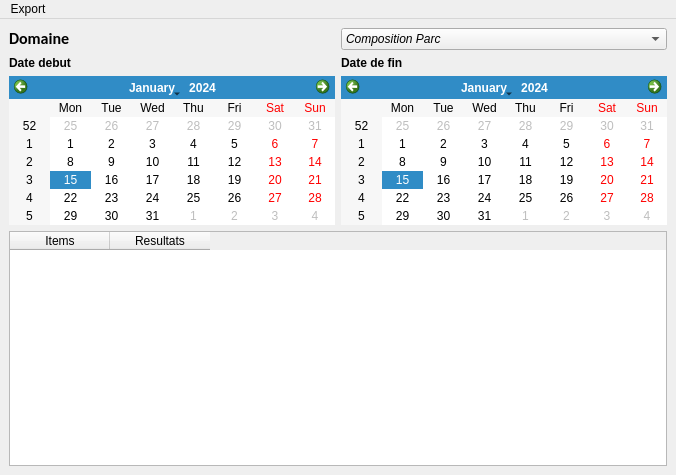
<?xml version="1.0" encoding="UTF-8"?>
<ui version="4.0">
 <class>MainWindow</class>
 <widget class="QMainWindow" name="MainWindow">
  <property name="geometry">
   <rect>
    <x>0</x>
    <y>0</y>
    <width>676</width>
    <height>475</height>
   </rect>
  </property>
  <property name="windowTitle">
   <string>Indicateurs</string>
  </property>
  <widget class="QWidget" name="centralWidget">
   <layout class="QGridLayout" name="gridLayout_2">
    <item row="0" column="0">
     <layout class="QVBoxLayout" name="verticalLayout_2">
      <item>
       <layout class="QHBoxLayout" name="horizontalLayout">
        <item>
         <widget class="QLabel" name="label_3">
          <property name="maximumSize">
           <size>
            <width>16777215</width>
            <height>11</height>
           </size>
          </property>
          <property name="font">
           <font>
            <family>Calibri</family>
            <pointsize>12</pointsize>
            <weight>75</weight>
            <bold>true</bold>
           </font>
          </property>
          <property name="text">
           <string>Domaine</string>
          </property>
         </widget>
        </item>
        <item>
         <widget class="QComboBox" name="comboBox">
          <property name="font">
           <font>
            <italic>true</italic>
           </font>
          </property>
          <property name="layoutDirection">
           <enum>Qt::LeftToRight</enum>
          </property>
          <item>
           <property name="text">
            <string>Composition Parc</string>
           </property>
          </item>
          <item>
           <property name="text">
            <string>Delais</string>
           </property>
          </item>
          <item>
           <property name="text">
            <string>Temperature</string>
           </property>
          </item>
          <item>
           <property name="text">
            <string>Volumes</string>
           </property>
          </item>
          <item>
           <property name="text">
            <string>Cartographie</string>
           </property>
          </item>
          <item>
           <property name="text">
            <string>Afficheurs</string>
           </property>
          </item>
          <item>
           <property name="text">
            <string>Masses/Temps</string>
           </property>
          </item>
         </widget>
        </item>
       </layout>
      </item>
      <item>
       <layout class="QVBoxLayout" name="verticalLayout">
        <item>
         <layout class="QGridLayout" name="gridLayout">
          <item row="0" column="0">
           <widget class="QLabel" name="label">
            <property name="font">
             <font>
              <weight>75</weight>
              <bold>true</bold>
             </font>
            </property>
            <property name="text">
             <string>Date debut</string>
            </property>
           </widget>
          </item>
          <item row="0" column="1">
           <widget class="QLabel" name="label_2">
            <property name="font">
             <font>
              <weight>75</weight>
              <bold>true</bold>
             </font>
            </property>
            <property name="text">
             <string>Date de fin</string>
            </property>
           </widget>
          </item>
          <item row="1" column="0">
           <widget class="QCalendarWidget" name="dateEdit">
            <property name="sizePolicy">
             <sizepolicy hsizetype="Preferred" vsizetype="Fixed">
              <horstretch>0</horstretch>
              <verstretch>0</verstretch>
             </sizepolicy>
            </property>
            <property name="maximumSize">
             <size>
              <width>16777215</width>
              <height>150</height>
             </size>
            </property>
           </widget>
          </item>
          <item row="1" column="1">
           <widget class="QCalendarWidget" name="dateEdit_2">
            <property name="sizePolicy">
             <sizepolicy hsizetype="Preferred" vsizetype="Fixed">
              <horstretch>0</horstretch>
              <verstretch>0</verstretch>
             </sizepolicy>
            </property>
            <property name="maximumSize">
             <size>
              <width>16777215</width>
              <height>150</height>
             </size>
            </property>
           </widget>
          </item>
         </layout>
        </item>
        <item>
         <widget class="QTableWidget" name="tableWidget">
          <column>
           <property name="text">
            <string>Items</string>
           </property>
          </column>
          <column>
           <property name="text">
            <string>Resultats</string>
           </property>
          </column>
         </widget>
        </item>
       </layout>
      </item>
     </layout>
    </item>
   </layout>
  </widget>
  <widget class="QMenuBar" name="menuBar">
   <property name="geometry">
    <rect>
     <x>0</x>
     <y>0</y>
     <width>676</width>
     <height>21</height>
    </rect>
   </property>
   <widget class="QMenu" name="menuExport_parc">
    <property name="title">
     <string>Export</string>
    </property>
    <addaction name="actionExport_parc"/>
    <addaction name="actionExport_indicateurs"/>
   </widget>
   <addaction name="menuExport_parc"/>
  </widget>
  <action name="actionExport_parc">
   <property name="text">
    <string>Export_parc</string>
   </property>
  </action>
  <action name="actionExport_indicateurs">
   <property name="text">
    <string>Export_indicateurs</string>
   </property>
  </action>
 </widget>
 <resources/>
 <connections/>
</ui>
